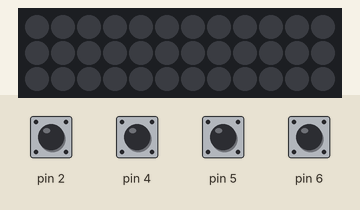
Recording of a sketch running on a simulated Arduino Uno, built with avr-gcc and run on an emulated ATmega328P. Parts: 12×3 RGB LED matrix (first LED top left, wired row by row). Inputs (shaded band) come from the test bench; at power-on: pin 2, pin 4–6 HIGH. Dim RGB values are drawn brighter than linear.

Above: at 1.2 s.
1.3 s: pin 5 pulled LOW for 0.15 s
At 1.83 s:
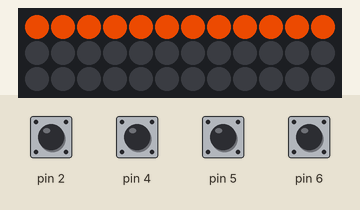
2.0 s: pin 4 pulled LOW for 0.15 s
At 2.08 s:
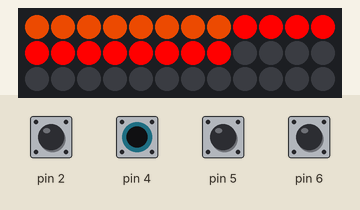
2.7 s: pin 6 pulled LOW for 0.15 s
At 3.32 s:
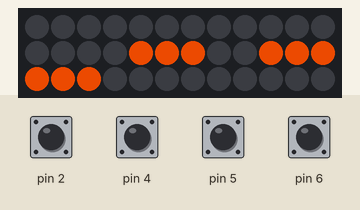
3.4 s: pin 4 pulled LOW for 1 s
At 3.62 s:
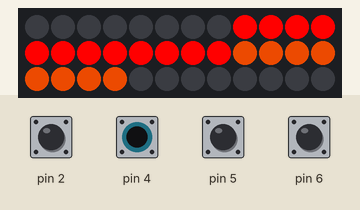
5.0 s: pin 5 pulled LOW for 1 s
At 5.31 s:
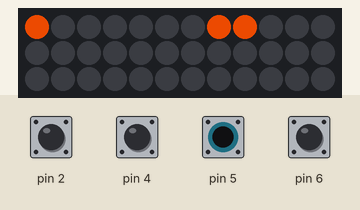
6.6 s: pin 6 pulled LOW for 1 s
At 7.01 s:
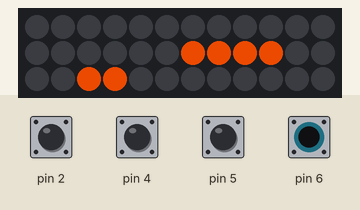
Timing chart, 0 to 9.2 s (numbered marks = the images above; inputs shaded):
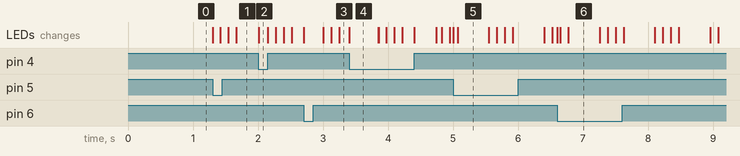

Measured:
- after the input at 1.3 s, the LEDs: first change at once (image 1 shows a later state)
- what the display in image 4 shows lasts 0.5 s, from 3.4 s to 3.9 s
- what the display in image 5 shows lasts 0.5 s, from 5.1 s to 5.6 s

The sketch:

bisikletsinyali.ino
```cpp
#include <FastLED.h>

#define LED_PIN  7

#define SIGNAL_INTERVAL 120;

int interval = SIGNAL_INTERVAL;
const uint8_t kMatrixWidth = 12;
const uint8_t kMatrixHeight = 3;

#define NUM_LEDS (kMatrixWidth * kMatrixHeight)
CRGB leds[ NUM_LEDS ];
#define LAST_VISIBLE_LED 35
uint8_t XY (uint8_t x, uint8_t y)
{
  // any out of bounds address maps to the first hidden pixel
  if ( (x >= kMatrixWidth) || (y >= kMatrixHeight) )
  {
    return (LAST_VISIBLE_LED + 1);
  }

  const uint8_t XYTable[] =
  {
     8,   9,  10,  11,  12,  13,  14,  15,  16,  17,  18,  19,
     7,   6,   5,   4,  35,  34,  33,  32,  23,  22,  21,  20,
     0,   1,   2,   3,  28,  29,  30,  31,  24,  25,  26,  27
  };

  uint8_t i = (y * kMatrixWidth) + x;
  uint8_t j = XYTable[i];
  return j;
}

long previousMillis = 0;
byte state = 0;

boolean brakeStatus = 0;
boolean signalLeft = 0;
boolean signalRight = 0;

boolean signalLeftLatch = 0;
boolean signalRightLatch = 0;

void setup()
{
  FastLED.addLeds<WS2812B, LED_PIN, GRB>(leds, NUM_LEDS).setCorrection(TypicalSMD5050);
  FastLED.setBrightness(255);
  fill_solid(leds, NUM_LEDS, CRGB::Black); //turn leds of at boot
  FastLED.show();
  pinMode(4, INPUT_PULLUP);
  pinMode(5, INPUT_PULLUP);
  pinMode(6, INPUT_PULLUP);

  pinMode(2, INPUT_PULLUP);
}

void loop()
{
  unsigned long currentMillis = millis();

  //Turn all leds off if all inputs are low
  if(signalLeftLatch==0 && signalRightLatch==0 && brakeStatus==0)fill_solid(leds, NUM_LEDS, CRGB::Black);

  brakeStatus = digitalRead(4);
  signalLeft = digitalRead(5);
  signalRight = digitalRead(6);

  if(signalLeft == 0)
  {
    //if(signalLeftLatch == 0)state = 0;
    signalLeftLatch = 1;
    signalRightLatch = 0;
  }

  if(signalRight == 0)
  {
    //if(signalRightLatch == 0)state = 0;
    signalLeftLatch = 0;
    signalRightLatch = 1;
  }

  if(digitalRead(2) == 0)
  {
    signalLeftLatch = 0;
    signalRightLatch = 0;
    //state = 0;
  }

  if(signalLeftLatch == 1)
  {
    if(currentMillis - previousMillis > interval)
    {
      if(3-state == 0)interval=interval*4;
      if(3-state < 0)
      {
        for(int x=0; x<=3; x++)
        {
          if(brakeStatus==1)leds[XY(x,0)] = CRGB::Black;
          leds[XY(x,1)] = CRGB::Black;
          leds[XY(x,2)] = CRGB::Black;
        }
        interval = SIGNAL_INTERVAL;
        state = 0;
        //signalLeftLatch = 0;
      }
      else
      {
        previousMillis = currentMillis;
        if(brakeStatus==1)for(int x=0; x<=2; x++)leds[XY(3-state,x)] = CHSV(23,240,255);
        else for(int x=1; x<=2; x++)leds[XY(3-state,x)] = CHSV(23,240,255);
        state++;
      }
    }
  }

  else
  {
    for(int x=0; x<=3; x++)
    {
      if(brakeStatus==1)leds[XY(x,0)] = CRGB::Black;
      leds[XY(x,1)] = CRGB::Black;
      leds[XY(x,2)] = CRGB::Black;
    }
  }

  if(signalRightLatch == 1)
  {
    if(currentMillis - previousMillis > interval)
    {
      if(8+state == 11)interval=interval*4;
      if(8+state > 11)
      {
        for(int x=8; x<=11; x++)
        {
          if(brakeStatus==1)leds[XY(x,0)] = CRGB::Black;
          leds[XY(x,1)] = CRGB::Black;
          leds[XY(x,2)] = CRGB::Black;
        }
        interval = SIGNAL_INTERVAL;
        state = 0;
      }
      else
      {
        previousMillis = currentMillis;
        if(brakeStatus==1)for(int x=0; x<=2; x++)leds[XY(8+state,x)] = CHSV(23,240,255);
        else for(int x=1; x<=2; x++)leds[XY(8+state,x)] = CHSV(23,240,255);
        state++;
      }
    }
  }

  else
  {
    for(int x=8; x<=11; x++)
    {
      if(brakeStatus==1)leds[XY(x,0)] = CRGB::Black;
      leds[XY(x,1)] = CRGB::Black;
      leds[XY(x,2)] = CRGB::Black;
    }
  }


  if(brakeStatus == 0)for(int x=8; x<=19; x++)leds[x] = CRGB::Red;
  else
  {
    if(signalLeftLatch == 1)
    {
      for(int x=12; x<=19; x++)leds[x] = CRGB::Black;
    }
    if(signalRightLatch == 1)
    {
      for(int x=8; x<=15; x++)leds[x] = CRGB::Black;
    }
  }


  //for(int x=0; x<=2; x++)leds[XY(3,x)] = CRGB::White;
  FastLED.show();
}
```
